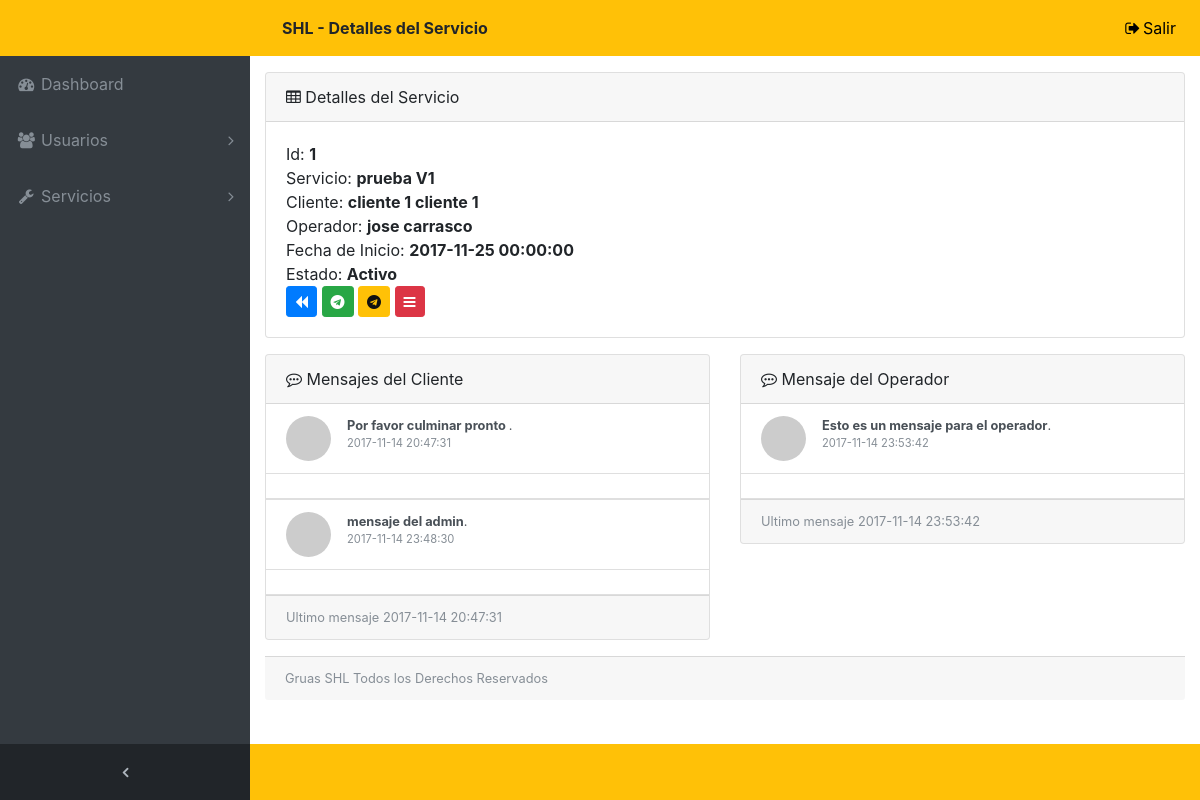
Page /services_detail.php?id_service=1 (signed in) on the committed database.
### tables this page shows
CREATE TABLE `services` (
  `Id` int(11) NOT NULL,
  `Name` varchar(50) NOT NULL,
  `Date_service` datetime NOT NULL,
  `Id_customer` int(11) NOT NULL,
  `Id_operator` int(11) NOT NULL,
  `Description` text NOT NULL,
  `addres` text NOT NULL,
  `Stat` int(11) NOT NULL,
  `Date_create` datetime NOT NULL,
  `User_register` int(11) NOT NULL
);

CREATE TABLE `master_stat` (
  `Id` int(11) NOT NULL,
  `Name_stat` varchar(20) NOT NULL
);

CREATE TABLE `messajes` (
  `Id` int(11) NOT NULL,
  `Id_service` int(11) NOT NULL,
  `Id_user` int(11) NOT NULL,
  `Messaje` text NOT NULL,
  `Date_register` datetime NOT NULL,
  `Id_register` int(11) NOT NULL
);

### include/defs.php (called while the page is built, shortened)
<?php
	function MySQLQuery($query)
	{
		$success= mysql_db_query($GLOBALS["DB_DBName"], $query);
		return $success;
	}
	function GetRecords($sql)
	{
		$check=MySQLQuery($sql);
		$return=array();
		$i=0;
		while ($row = mysql_fetch_array($check))
		 {
			$return[$i]=$row;
			$i++;
		}
		return $return;
	}
?>

### services_detail.php (the view, shortened to what this page needs)
<?php
include("include/defs.php");
   ?>
<!DOCTYPE html>
<html lang="en">
<head>
  <link href="vendor/bootstrap/css/bootstrap.min.css" rel="stylesheet">
  <link href="vendor/font-awesome/css/font-awesome.min.css" rel="stylesheet" type="text/css">
  <link href="vendor/datatables/dataTables.bootstrap4.css" rel="stylesheet">
  <link href="css/sb-admin.css" rel="stylesheet">
</head>
<body class="fixed-nav sticky-footer bg-warning" id="page-top">
  <?php include("menu.php"); ?>
  <div class="content-wrapper">
    <div class="container-fluid">
      <div class="card mb-3">
        <div class="card-header">
          <i class="fa fa-table"></i> Detalles del Servicio</div>
        <div class="card-body">
          <?php $register_services = GetRecords("SELECT
                                                  services.Id,
                                                  services.Date_service,
                                                  services.Name,
                                                  services.Id_customer,
                                                  services.Id_operator,
                                                  (SELECT CONCAT(Name, ' ', Last_name) FROM users WHERE Id = services.Id_customer) AS customer,
                                                  (SELECT CONCAT(Name, ' ', Last_name) FROM users WHERE Id = services.Id_operator) AS operator,
                                                  master_stat.Name_stat
                                                 FROM
                                                 services INNER JOIN master_stat ON services.Stat = master_stat.Id
                                                 WHERE
                                                 services.Stat IN(2,3)
                                                 AND
                                                 services.Id = '".$_GET['id_service']."'"); ?>
          <?php foreach ($register_services as $key => $value_detail) { ?>
          Id: <b><?php echo $value_detail["Id"]; ?></b><br>
          Servicio: <b><?php echo $value_detail["Name"]; ?></b><br>
          Cliente: <b><?php echo $value_detail["customer"]; ?></b><br>
          Operador: <b><?php echo $value_detail["operator"]; ?></b><br>
          Fecha de Inicio: <b><?php echo $value_detail["Date_service"]; ?></b><br>
          Estado: <b><?php echo $value_detail["Name_stat"]; ?></b><br>
                <a href="main.php" title="Regresar" class="btn btn-sm btn-icon btn-primary"><i class="fa fa-backward"></i></a>
                <a href="" title="Enviar mensaje al cliente" data-toggle="modal" data-target="#messaje_customer<?php echo $value_detail["Id"]; ?>" class="btn btn-sm btn-icon btn-success"><i class="fa fa-telegram"></i></a>
                <a href="" title="Enviar mensaje al operador" data-toggle="modal" data-target="#messaje_oprator<?php echo $value_detail["Id"]; ?>" class="btn btn-sm btn-icon btn-warning"><i class="fa fa-telegram"></i></a>
                <a href="" title="Acciones" data-toggle="modal" data-target="#actions<?php echo $value_detail["Id"]; ?>" class="btn btn-sm btn-icon btn-danger"><i class="fa fa-bars"></i></a>
          <?php $id_customer = $value_detail['Id_customer'];
                $id_operador = $value_detail['Id_operator']; ?>
          <?php } ?>
        </div>
      </div>
      <div class="row">
        <div class="col-md-6">
          <div class="card mb-3">
            <div class="card-header">
              <i class="fa fa-commenting-o"></i> Mensajes del Cliente</div>
              <?php $mensaje = GetRecords("SELECT * FROM messajes WHERE Id_service = '".$_GET['id_service']."' AND Id_user = '".$id_customer."'"); ?>
              <?php foreach ($mensaje as $key => $value) { ?>
            <div class="list-group list-group-flush small">
              <a class="list-group-item list-group-item-action" href="#">
                <div class="media">
                  <img class="d-flex mr-3 rounded-circle" src="http://placehold.it/45x45" alt="">
                  <div class="media-body">
                    <strong><?php echo $value['Messaje']; ?></strong>.
                    <div class="text-muted smaller"><?php echo $value['Date_register']; ?></div>
                  </div>
                </div>
              </a>
              <a class="list-group-item list-group-item-action" href="#"></a>
            </div>
            <?php } ?>
            <div class="card-footer small text-muted">Ultimo mensaje <?php if(isset($mensaje[0]['Date_register'])){ echo $mensaje[0]['Date_register'];} ?></div>
          </div>
        </div>
        <div class="col-md-6">
          <div class="card mb-3">
            <div class="card-header">
              <i class="fa fa-commenting-o"></i> Mensaje del Operador</div>
              <?php $mensaje = GetRecords("SELECT * FROM messajes WHERE Id_service = '".$_GET['id_service']."' AND Id_user = '".$id_operador."'"); ?>
              <?php foreach ($mensaje as $key => $value) { ?>
              <div class="list-group list-group-flush small">
                <a class="list-group-item list-group-item-action" href="#">
                  <div class="media">
                    <img class="d-flex mr-3 rounded-circle" src="http://placehold.it/45x45" alt="">
                    <div class="media-body">
                      <strong><?php echo $value['Messaje']; ?></strong>.
                      <div class="text-muted smaller"><?php echo $value['Date_register']; ?></div>
                    </div>
                  </div>
                </a>
                <a class="list-group-item list-group-item-action" href="#"></a>
              </div>
            <?php } ?>
            <div class="card-footer small text-muted">Ultimo mensaje <?php if(isset($mensaje[0]['Date_register'])){ echo $mensaje[0]['Date_register'];} ?></div>
          </div>
        </div>
      </div>
      <div class="card-footer small text-muted">Gruas SHL Todos los Derechos Reservados</div>
    </div>
    </div>
</body>
</html>

### css/sb-admin.css (style rules this page uses)
html { position: relative; min-height: 100%; }
body { overflow-x: hidden; }
body.sticky-footer { margin-bottom: 56px; }
body.sticky-footer .content-wrapper { min-height: calc(100vh - 56px - 56px); }
body.fixed-nav { padding-top: 56px; }
.content-wrapper { min-height: calc(100vh - 56px); padding-top: 1rem; }
.smaller { font-size: 0.7rem; }
.content-wrapper { overflow-x: hidden; background: white; }
@media (min-width: 992px) { .content-wrapper { margin-left: 250px; } }

### rows in the picture
services: Id "1", Name "prueba V1", customer "cliente 1 cliente 1", operator "jose carrasco", Date_service "2017-11-25 00:00:00", master_stat.Name_stat "Activo"
messajes: Messaje "Por favor culminar pronto", Date_register "2017-11-14 20:47:31"
messajes: Messaje "mensaje del admin", Date_register "2017-11-14 23:48:30"
messajes: Messaje "Esto es un mensaje para el operador", Date_register "2017-11-14 23:53:42"

### other values in the picture
$nombre_titulo "SHL - Detalles del Servicio"
